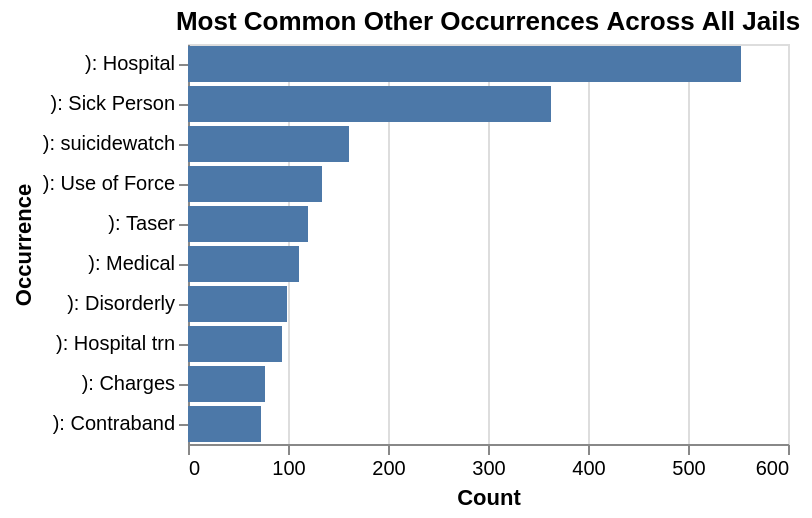

The cell this chart's notebook holds for it:
### Code cell
other_occurrence_chart

### Figure 1 — Vega-Lite specification as saved in the notebook (floating-point values rounded to 4 significant figures)
{"config": {"view": {"continuousWidth": 300, "continuousHeight": 300}}, "data": {"name": "data-61fd2a4dbe242deb4837de0b4185581a"}, "mark": {"type": "bar"}, "encoding": {"x": {"field": "count", "title": "Count", "type": "quantitative"}, "y": {"field": "Cleaned Occurrences", "sort": "-x", "title": "Occurrence", "type": "nominal"}}, "title": "Most Common Other Occurrences Across All Jails", "$schema": "https://vega.github.io/schema/vega-lite/v5.20.1.json", "datasets": {"data-61fd2a4dbe242deb4837de0b4185581a": [{"Cleaned Occurrences": "): Hospital", "count": 553}, {"Cleaned Occurrences": "): Sick Person", "count": 363}, {"Cleaned Occurrences": "): suicidewatch", "count": 161}, {"Cleaned Occurrences": "): Use of Force", "count": 134}, {"Cleaned Occurrences": "): Taser", "count": 120}, {"Cleaned Occurrences": "): Medical", "count": 111}, {"Cleaned Occurrences": "): Disorderly", "count": 99}, {"Cleaned Occurrences": "): Hospital trn", "count": 94}, {"Cleaned Occurrences": "): Charges", "count": 77}, {"Cleaned Occurrences": "): Contraband", "count": 73}]}}
